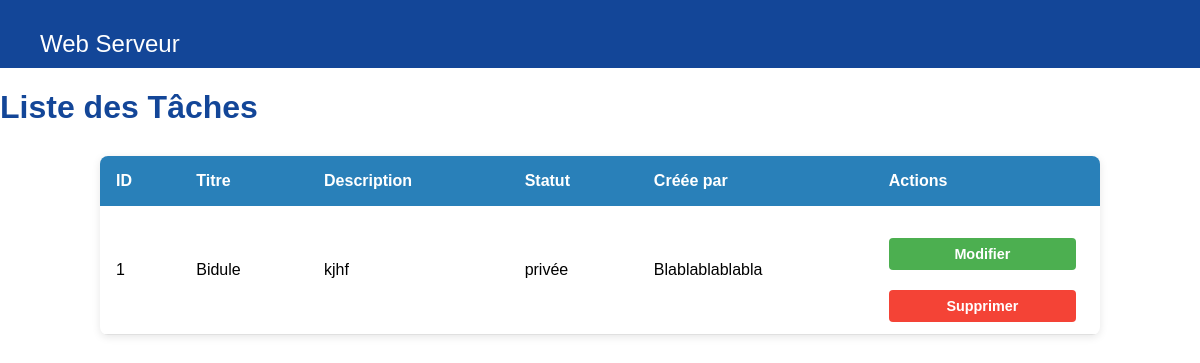
Page /list/ on the committed database.
### tasks/models.py (models this page shows)
class Task(models.Model):
    statutChoice = [('privée','Privée'),('publique','Publique')]
    title = models.CharField(max_length=200,default='none')
    statut = models.CharField(max_length=200,choices=statutChoice,default='privée')
    description = models.TextField()
    private = models.BooleanField(default=False)
    Parent = models.ForeignKey('self',null = True,blank=True,on_delete=models.SET_NULL,related_name="subtask")
    createdby = models.ForeignKey('User',null=True,blank=True,on_delete=models.SET_NULL,related_name='createdTasks')
    assignedUsers = models.ManyToManyField('User')
    assignedTeams = models.ManyToManyField('Team')

class User(AbstractUser):
    description = models.CharField(max_length=200)

### tasks/views.py (the view)
# urls.py: path('list/', views.List_task_view, name = 'list'),
def List_task_view(request):
    tasks = Task.objects.all()
    return render(request, 'tasks/List_task.html', {'tasks': tasks})

### tasks/templates/tasks/List_task.html (shortened to what this page needs)
<!DOCTYPE html>
<html lang="fr">
<head>
    {% load static %}
    <link rel="stylesheet" href="{% static 'styles.css' %}">
</head>
<body>
 <nav class="navbar">
  <div class="navbar-left">
      <div class="navbar-right">
          <a href="{% url 'home' %}">Web Serveur</a>
      </div>
  </div>
</nav>
      <h1>Liste des Tâches</h1>
      <table>
        <thead>
          <tr>
            <th> ID   </th>
            <th>Titre</th>
            <th>Description</th>
            <th>Statut</th>
            <th>Créée par</th>
            <th>Actions</th>
          </tr>
        </thead>
        <tbody>
          {% for task in tasks %}
            <tr>
              <td>{{ task.id  }}</td>
              <td>{{ task.title }}</td>
              <td>{{ task.description }}</td>
              <td>{{ task.statut }}</td>
              <td>{{ task.createdby.username }}</td>
              <td>
                <a href="{% url 'update' task.id %}">
                  <button class="modify">Modifier</button>
                </a>
                <a href="{% url 'delete' task.id %}">
                  <button class="delete">Supprimer</button>
                </a>
            </td>
            </tr>
          {% empty %}
            <tr>
              <td colspan="5">Aucune tâche trouvée.</td>
            </tr>
          {% endfor %}
        </tbody>
      </table>
</body>
</html>

### tasks/static/styles.css (style rules this page uses)
body { margin: 0; font-family: Arial, sans-serif; }
.navbar { display: flex; justify-content: space-between; align-items: center; background-color: #134698; padding: 10px 20px; color: rgb(255, 255, 255); }
.navbar-left { font-size: 1.5em; font-weight: bold; }
.navbar-right a { color: white; text-decoration: none; margin-left: 20px; font-weight: 500; }
button { width: 100%; padding: 10px; background-color: #003366; color: white; border: none; border-radius: 5px; font-weight: bold; }
h1 { color: #134698; margin-bottom: 30px; }
a { display: block; text-align: center; margin-top: 20px; color: #134698; text-decoration: none; font-weight: 500; }
table { width: 90%; max-width: 1000px; margin: 0 auto 2rem; border-collapse: collapse; background: #fff; box-shadow: 0 2px 8px rgba(0,0,0,0.1); border-radius: 8px; overflow: hidden; }
thead { background-color: #2980b9; }
thead th { padding: 1rem; color: #fff; font-weight: 600; text-align: left; }
tbody td { padding: 0.75rem 1rem; border-bottom: 1px solid #e0e0e0; }
td:last-child { white-space: nowrap; }
td:last-child a { margin-right: 0.5rem; text-decoration: none; }
td:last-child button { border: none; padding: 0.5rem 0.75rem; border-radius: 4px; font-size: 0.9rem; cursor: pointer; transition: background-color 0.2s ease; }
button.modify { background-color: #4CAF50 !important; color: #FFFFFF !important; border: none; padding: 0.5rem 0.75rem; border-radius: 4px; cursor: pointer; transition: background-color 0.2s ease; }
button.delete { background-color: #f44336 !important; color: #FFFFFF !important; border: none; padding: 0.5rem 0.75rem; border-radius: 4px; cursor: pointer; transition: background-color 0.2s ease; }

### rows in the picture
Task: id "1", title "Bidule", description "kjhf", statut "privée", createdby.username "Blablablablabla"
